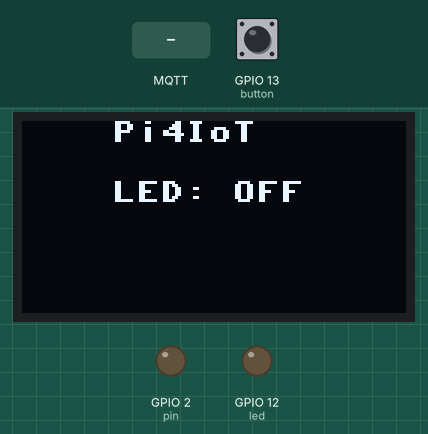
Bench run of a program on a simulated ESP8266 board running MicroPython. Parts: 128×64 one-colour display, output pins drawn as LEDs (lit = HIGH). The test bench sets the inputs (shaded band); at power-on: GPIO 13 (button) LOW. No MQTT or app messages arrive unless stated; what the program prints to the serial console is not drawn.

Above: at 1.4 s.
1.5 s: MQTT message "on" arrives on the first subscribed topic
At 2.6 s:
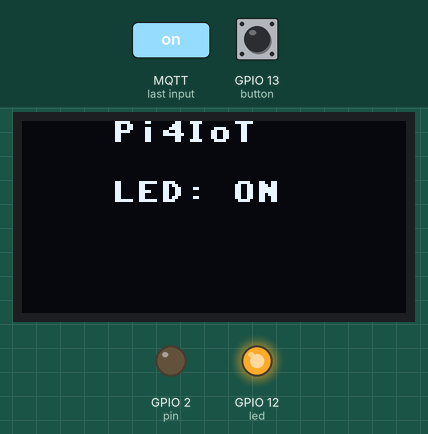
3.0 s: MQTT message "1" arrives on the first subscribed topic
At 4.2 s:
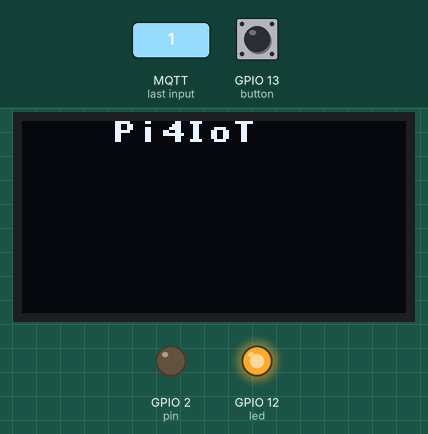
4.5 s: MQTT message "off" arrives on the first subscribed topic
At 4.9 s:
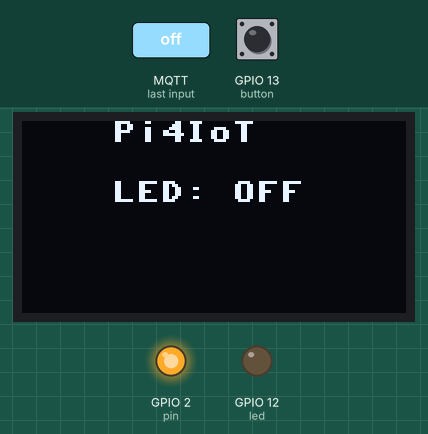
6.0 s: MQTT message "0" arrives on the first subscribed topic
At 6.7 s:
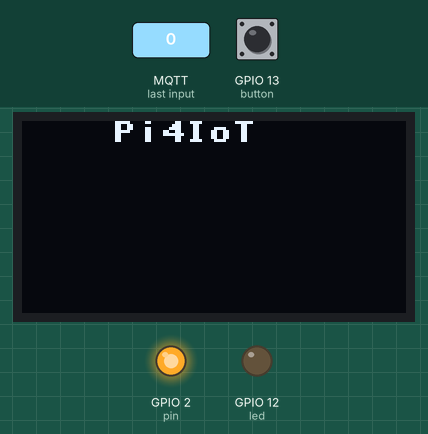
Timing chart, 0 to 8.5 s (numbered marks = the images above; inputs shaded):
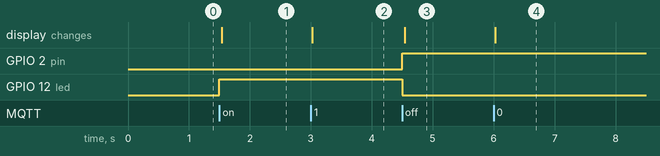

The program:

mqtt_publish.py
```python
from umqtt.simple import MQTTClient
from machine import I2C, Pin
import machine
import ubinascii
import ssd1306

# Setup a GPIO Pin for output
led = Pin(12, Pin.OUT)
button = Pin(13, Pin.IN)
pin = machine.Pin(2, machine.Pin.OUT)
i2c = I2C(-1, Pin(5), Pin(4))
display = ssd1306.SSD1306_I2C(128, 64, i2c)


display.fill(0)
display.text('Pi4IoT', 30, 0)
display.text('LED: OFF', 30, 20)
display.show()

# Modify below section as required
CONFIG = {
     # Configuration details of the MQTT broker
     "MQTT_BROKER": "192.168.0.42",
     "USER": "",
     "PASSWORD": "",
     "PORT": 1883,
     "TOPIC": b"test",
     # unique identifier of the chip
     "CLIENT_ID": b"esp8266_" + ubinascii.hexlify(machine.unique_id())
}

# Method to act based on message received
def onMessage(topic, msg):
    print("Topic: %s, Message: %s" % (topic, msg))
    display.fill(0)
    display.text('Pi4IoT', 30, 0)
    if msg == b"on":
        pin.off()
        led.on()
        display.text('LED: ON', 30, 20)
    elif msg == b"off":
        pin.on()
        led.off()
        display.text('LED: OFF', 30, 20)
    display.show()

def listen():
    #Create an instance of MQTTClient
    client = MQTTClient(CONFIG['CLIENT_ID'], CONFIG['MQTT_BROKER'], user=CONFIG['USER'], password=CONFIG['PASSWORD'], port=CONFIG['PORT'])
    # Attach call back handler to be called on receiving messages
    client.set_callback(onMessage)
    client.connect()
    client.publish(CONFIG['TOPIC'], "ESP8266 is Connected")
    client.publish(CONFIG['TOPIC'], "off")
    client.subscribe(CONFIG['TOPIC'])
    print("ESP8266 is Connected to %s and subscribed to %s topic" % (CONFIG['MQTT_BROKER'], CONFIG['TOPIC']))

    try:
        while True:
            #msg = client.wait_msg()
            msg = (client.check_msg())
            if button.value() == 1:
                print("Button pressed")
                display.fill(0)
                display.text('Pi4IoT', 30, 0)
                if led.value() == 1:
                    client.publish(CONFIG['TOPIC'], b"off")
                    display.text('LED: OFF', 30, 20)
                else:
                    client.publish(CONFIG['TOPIC'], b"on")
                    display.text('LED: ON', 30, 20)
                display.show()
                time.sleep_ms(500)
    finally:
        client.disconnect()

listen()
```

Measured:
- after the input at 1.5 s, GPIO 12 (led): LOW → HIGH at once; the display: changes at once (image 1)
- after the input at 3.0 s, the display: changes at once (image 2)
- after the input at 4.5 s, GPIO 2 (pin): LOW → HIGH at once; GPIO 12 (led): HIGH → LOW at once; the display: changes at once (image 3)
- after the input at 6.0 s, the display: changes at once (image 4)
